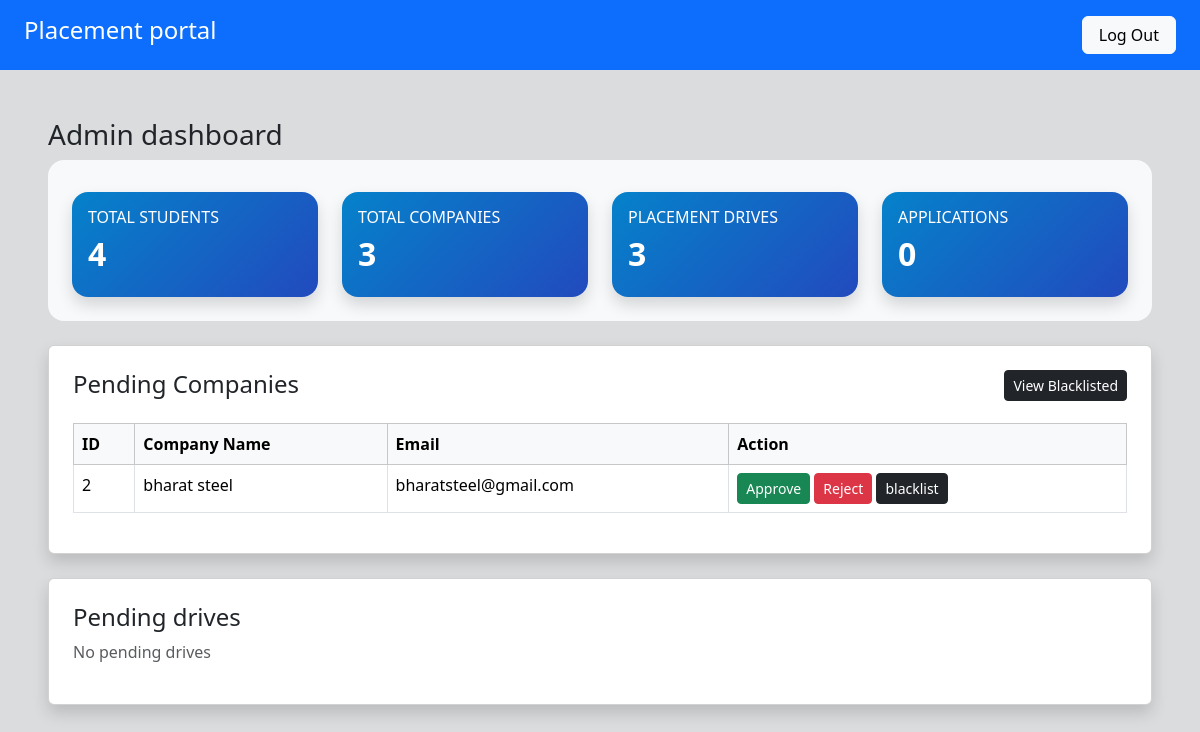
The app's page /admin/dashboard (signed in), older data.
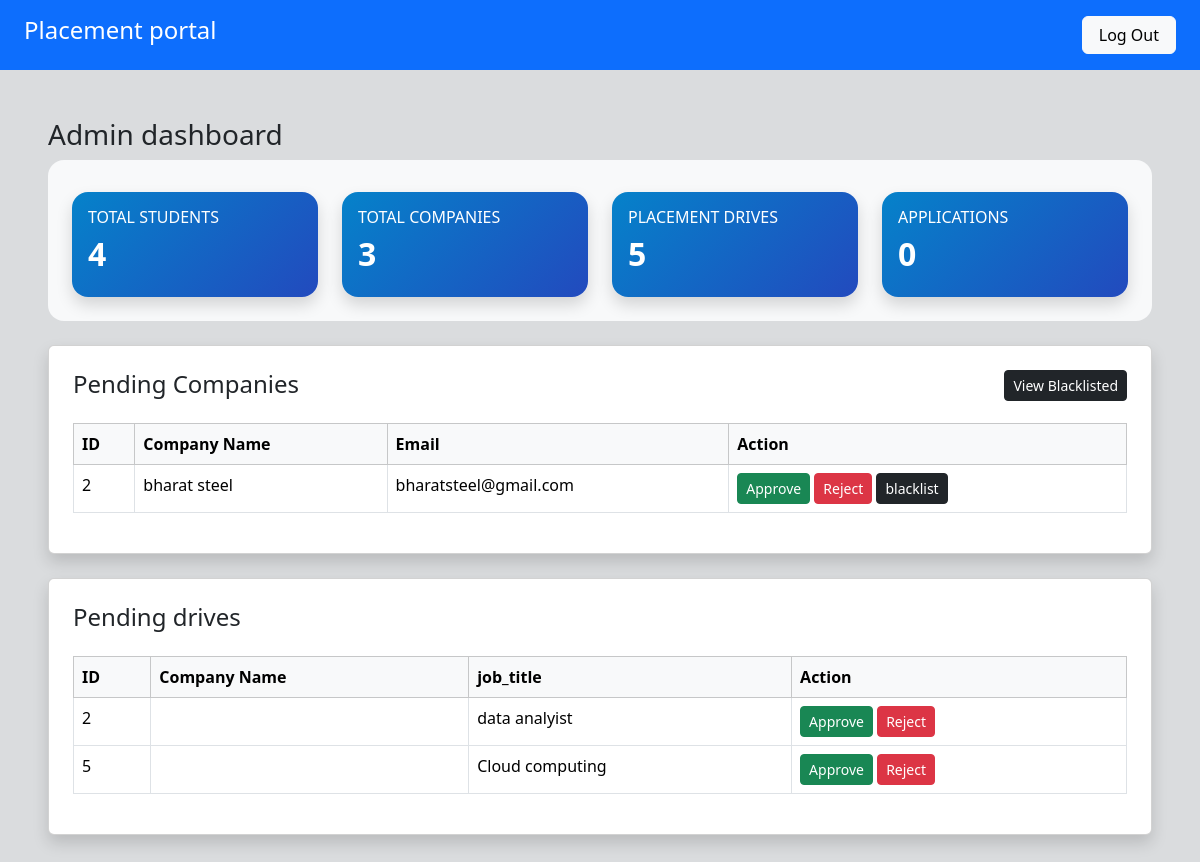
The same page, newer data.
### app/models.py (models this page shows, shortened)
class Company(db.Model):
     __tablename__ = "companies"
     id = db.Column(db.Integer, primary_key=True)
     user_id = db.Column(db.Integer, db.ForeignKey("users.id"), nullable=False)
     company_name = db.Column(db.String(150), nullable=False)
     hr_name = db.Column(db.String(100))
     website = db.Column(db.String(150))
     approval_status = db.Column(db.String(20), default="pending")
     is_blacklisted = db.Column(db.Boolean, default=False)
     user = db.relationship("User", backref=db.backref("company", uselist=False),uselist=False)

class User(UserMixin, db.Model):
     __tablename__ = "users"
     id = db.Column(db.Integer, primary_key=True)
     email = db.Column(db.String(120) , unique=True, nullable=False)
     password = db.Column(db.String(120) , nullable=False)
     role = db.Column(db.String(20), nullable=False)
     is_active = db.Column(db.Boolean, default=True)
     created_at = db.Column(db.DateTime, default=datetime.utcnow)

class PlacementDrive(db.Model):
     __tablename__ = "placement_drives"
     id = db.Column(db.Integer, primary_key=True)
     company_id = db.Column(db.Integer, db.ForeignKey("companies.id"), nullable=False)
     job_title = db.Column(db.String(150), nullable=False )
     description = db.Column(db.Text)
     eligibility= db.Column(db.String(200))
     deadline = db.Column(db.Date)
     status = db.Column(db.String(20) , default = 'pending')
     created_at  = db.Column(db.DateTime, default=datetime.utcnow)
     company= db.relationship('Company', backref='drives')

### app/admin/routes.py (the view)
@admin.route('/admin/dashboard')
@login_required
def a_admin():
     if current_user.role != "admin":
          abort(403)
     total_student = Student.query.count()
     total_companies = Company.query.count()
     total_drives = PlacementDrive.query.count()
     total_applications = Application.query.count()
     view = request.args.get("view")
     blacklist_companies = Company.query.filter_by(approval_status='blacklisted').all()
     pending_companies = Company.query.filter_by(approval_status='pending').all()
     reject_companies = Company.query.filter_by(approval_status='rejected').all()
     all_blocked_companies = blacklist_companies + reject_companies
     drive_view = request.args.get("drive_view")
     pending_drives = PlacementDrive.query.filter_by(status='pending').all()
     reject_drives = PlacementDrive.query.filter_by(status='rejected').all()
     return render_template('admin/a_dashboard.html',drive_view=drive_view, pending_drives=pending_drives, reject_drives=reject_drives, view=view, reject_companies=reject_companies, all_blocked_companies=all_blocked_companies, total_student=total_student, total_companies=total_companies,total_drives=total_drives,total_applications=total_applications,pending_companies=pending_companies, blacklist_companies=blacklist_companies)

### app/__init__.py (called while the page is built)
@login_manager.user_loader
def load_user(user_id):
    from app.models import User
    return User.query.get(int(user_id))

### app/templates/admin/a_dashboard.html (shortened to what this page needs)
{% extends 'base.html' %}
{% block content %}
     <div class="p-5 bg-secondary bg-opacity-25 vh-100">
          <div>
               <h3 class="fs-3">Admin dashboard</h3>
          </div>
          <div class="bg-light p-4 rounded-4 " >
              <div class="row g-4 pt-2">
               <div class="col-md-3">
               <div class="card text-white shadow rounded-4 border-0" style="background: linear-gradient(135deg,#0582ca,#224abe);">
                    <div class="card-body">
                        <h6 class="text-uppercase">Total Students</h6>
                        <h2 class="fw-bold">{{total_student}}</h2>
                    </div>
               </div>
               </div>
               <div class="col-md-3">
               <div class="card text-white shadow rounded-4 border-0" style="background: linear-gradient(135deg,#0582ca,#224abe);">
                    <div class="card-body">
                        <h6 class="text-uppercase">Total Companies</h6>
                        <h2 class="fw-bold">{{total_companies}}</h2>
                    </div>
               </div>
               </div>
               <div class="col-md-3">
               <div class="card text-white shadow rounded-4 border-0" style="background: linear-gradient(135deg,#0582ca,#224abe);">
                    <div class="card-body">
                        <h6 class="text-uppercase">Placement Drives</h6>
                        <h2 class="fw-bold">{{total_drives}}</h2>
                    </div>
               </div>
               </div>
               <div class="col-md-3">
               <div class="card text-white shadow rounded-4 border-0" style="background: linear-gradient(135deg,#0582ca,#224abe);">
                    <div class="card-body">
                        <h6 class="text-uppercase">Applications</h6>
                        <h2 class="fw-bold">{{total_applications}}</h2>
                    </div>
               </div>
               </div>
               </div>
               </div>
               <div class="card shadow p-4 mt-4">
               <div class="d-flex justify-content-between"><h4>Pending Companies</h4>
                    <span>{% if view == "blacklist" %}
                              <a class="btn btn-primary btn-sm" href="{{ url_for('admin.a_admin') }}">
                                   View Pending
                              </a>
                         {% else %}
                              <a class="btn btn-dark btn-sm" href="{{ url_for('admin.a_admin', view='blacklist') }}">
                                   View Blacklisted
                              </a>
                    {% endif %}</span>
               </div>
               {% if view == "blacklist" %}
                    {% include 'admin/blacklist_edit.html'   %}
               {% else %}
                    {% include 'admin/pending_c.html'  %}
               {% endif %}
               </div>
               <div class="card shadow p-4 mt-4">
               <div class="d-flex justify-content-between"><h4>Pending drives</h4>
               </div>
               {% include 'admin/drives.html'   %}
               </div>
          </div>
{% endblock %}

### app/templates/admin/pending_c.html
    {% if pending_companies %}
    <table class="table table-bordered mt-3">
        <thead class="table-light">
            <tr>
                <th>ID</th>
                <th>Company Name</th>
                <th>Email</th>
                <th>Action</th>
            </tr>
        </thead>
        <tbody>
            {% for company in pending_companies %}
            <tr>
                <td>{{ company.id }}</td>
                <td>{{ company.company_name }}</td>
                <td>{{ company.user.email }}</td>
                <td>
                    <a href="/admin/approve/{{ company.id }}"
                       class="btn btn-success btn-sm">Approve</a>
                    <a href="/admin/reject/{{ company.id }}"
                       class="btn btn-danger btn-sm">Reject</a>
                    <a href="/admin/blacklist/{{ company.id }}"
                       class="btn btn-dark btn-sm">blacklist</a>
                </td>
            </tr>
            {% endfor %}
        </tbody>
    </table>
    {% else %}
        <p class="text-muted">No pending companies</p>
    {% endif %}

### app/templates/admin/drives.html
    {% if pending_drives %}
    <table class="table table-bordered mt-3">
        <thead class="table-light">
            <tr>
                <th>ID</th>
                <th>Company Name</th>
                <th>job_title</th>
                <th>Action</th>
            </tr>
        </thead>
        <tbody>
            {% for Placement in pending_drives %}
            <tr>
                <td>{{ Placement.id }}</td>
                <td>{{ Placement.company_name }}</td>
                <td>{{ Placement.job_title}}</td>
                <td>
                    <a href="/admin/approve_drives/{{ Placement.id }}"
                       class="btn btn-success btn-sm">Approve</a>
                    <a href="/admin/drives_reject/{{ Placement.id }}"
                       class="btn btn-danger btn-sm">Reject</a>
                </td>
            </tr>
            {% endfor %}
        </tbody>
    </table>
    {% else %}
        <p class="text-muted">No pending drives</p>
    {% endif %}

Row changes from the older to the newer data that the page shows:
now on this page (row edited): PlacementDrive: id "2", job_title "data analyist"
added PlacementDrive: id "5", job_title "Cloud computing"
Text that changed along with them:
{{ total_drives }}: "3" → "5"
text no longer shown: "No pending drives"
text now shown: "ID Company Name job_title Action"
